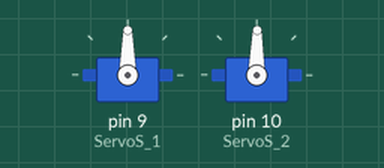
Simulated run of this sketch. Board: Arduino Uno, built with avr-gcc and run on an emulated ATmega328P. Parts: 2 × servo.

Above: at 0.05 s.
At 2.0 s:
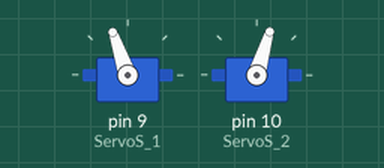
At 3.0 s:
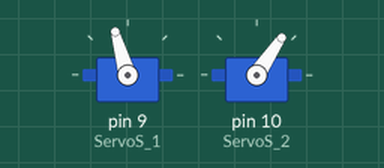
At 4.0 s:
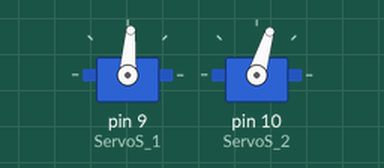
Timing chart, 0 to 6.5 s (numbered marks = the images above):
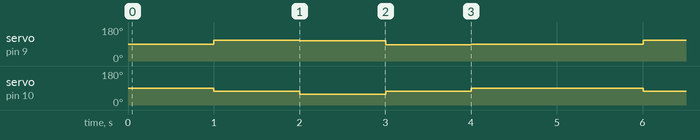

The sketch:

InverseKinematics.ino
```cpp
/*
This program controls a robot arm like that discussed at the link below.
http://projectsfromtech.blogspot.com/2013/09/simple-arduino-robot-arm-from-9-gram.html

Position is calculated using simple inverse kinematics based on high school trig

Setup:
* Change arm constants to match physical setup (distance between pivot points in cm)
* Change servo correction factors to match physical setup
* Change origin correction factors to match desired origin

Use:
* Enter (x,y) coordinates in FixCoordinate(x,y). Distances are in cm and are measured from origin
* Call CalculateServoAngles()
* Call MoveArm()

Author: Matthew
http://projectsfromtech.blogspot.com/
9/2/2013

*/


#include <Servo.h>

Servo ServoS_1;      // Joint at base
Servo ServoS_2;      // Elbow between a and b

// Servo Angles
float ServoS_1_Angle = 90;
float ServoS_2_Angle = 90;

// Define arm Constants
const float a = 3;      // lower joint length (cm)
const float b = 3;      // upper joint length (cm)

// Correction factors to align servo values with their respective axis
const float S_1_CorrectionFactor = 0;     // Align arm "a" with the horizontal when at 0 degrees
const float S_2_CorrectionFactor = 0;     // Align arm "b" with arm "a" when at 0 degrees

// Correction factor to shift origin out to edge of the mount
const float X_CorrectionFactor = 0;       // X direction correction factor (cm)
const float Y_CorrectionFactor = 0;       // Y direction correction factor (cm)

// Angle Variables
float A;            //Angle oppposite side a (between b and c)
float B;            //Angle oppposite side b
float C;            //Angle oppposite side c
float theta;        //Angle formed between line from origin to (x,y) and the horizontal

// Distance variables
float x;            // x position (cm)
float y;            // y position (cm)
float c;            // Hypotenuse legngth in cm
const float pi = M_PI;  //Store pi in a less annoying format

//===================================================================================

void setup()
{
  ServoS_1.attach(9);             // Attach servos
  ServoS_2.attach(10);
  Serial.begin(9600);
  moveTo(0, 0);
}
//--------------------------------------------------------------

void moveTo(float x, float y)
{
  FixCoordinates(x, y);           // Enter coordinates of point.
  CalculateServoAngles();           // Calculate necessary angles of servos
  MoveArm();
}

void loop()
{
  FixCoordinates(3, 3);           // Enter coordinates of point.
  CalculateServoAngles();           // Calculate necessary angles of servos
  MoveArm();                        // Move arm to new position
  delay(1000);
  FixCoordinates(2, 3);           // Enter coordinates of point.
  CalculateServoAngles();           // Calculate necessary angles of servos
  MoveArm();                        // Move arm to new position
  delay(1000);
  FixCoordinates(2, 2);           // Enter coordinates of point.
  CalculateServoAngles();           // Calculate necessary angles of servos
  MoveArm();                        // Move arm to new position
  delay(1000);
  FixCoordinates(3, 2);           // Enter coordinates of point.
  CalculateServoAngles();           // Calculate necessary angles of servos
  MoveArm();                        // Move arm to new position
  delay(1000);
  FixCoordinates(3, 3);           // Enter coordinates of point.
  CalculateServoAngles();           // Calculate necessary angles of servos
  MoveArm();                        // Move arm to new position
  delay(1000);
}

//====================================================================================

// Get x and y measured from the bottom of the base. Function corrects for offset
void FixCoordinates(float x_input, float y_input)
{
 x = x_input + X_CorrectionFactor;
 y = y_input + Y_CorrectionFactor;
}

// Calculate necessary servo angles to move arm to desired points
void CalculateServoAngles()
{
  c = sqrt( sq(x) + sq(y) );                                            // pythagorean theorem
  B = (acos( (sq(b) - sq(a) - sq(c))/(-2*a*c) )) * (180/pi);            // Law of cosines: Angle opposite upper arm section
  C = (acos( (sq(c) - sq(b) - sq(a))/(-2*a*b) )) * (180/pi);            // Law of cosines: Angle opposite hypotenuse
  theta = (asin( y / c )) * (180/pi);                                   // Solve for theta to correct for lower joint's impact on upper joint's angle
  ServoS_1_Angle = B + theta + S_1_CorrectionFactor;                    // Find necessary angle. Add Correction
  ServoS_2_Angle = C + S_2_CorrectionFactor;                            // Find neceesary angle. Add Correction

}

// Update the servos
void MoveArm()
{
  ServoS_1.write(ServoS_1_Angle);              // Move joint to desired position
  ServoS_2.write(ServoS_2_Angle);              // Move joint to desired position
}
```

Measured:
- by itself, servo on pin 9 (ServoS_1): repeats every 5.0 s: 106° 1.0 s, 86° 1.0 s, 90° 2.0 s, 109° 1.0 s
- by itself, servo on pin 10 (ServoS_2): repeats every 5.0 s: 56° 1.0 s, 73° 1.0 s, 89° 2.0 s, 73° 1.0 s
